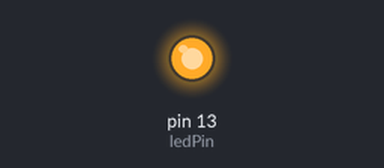
The sketch below on a simulated Arduino Uno, built with avr-gcc and run on an emulated ATmega328P. Parts: output pins drawn as LEDs (lit = HIGH).

Above: at 1.4 s.
At 5.8 s:
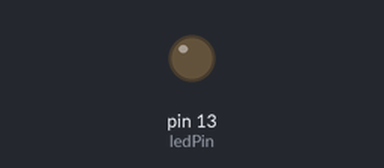
Timing chart, 0 to 8.3 s (numbered marks = the images above):
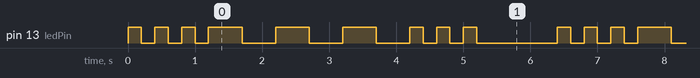

Measured:
- by itself, pin 13 (ledPin): repeats every 6.4 s: 2 × (LOW 0.20 s, HIGH 0.20 s), LOW 0.20 s, 3 × (HIGH 0.50 s, LOW 0.50 s), 2 × (HIGH 0.20 s, LOW 0.20 s), HIGH 0.20 s, LOW 1.2 s, HIGH 0.20 s
- by itself, everything shown: repeats every 6.4 s, in 18 steps

The sketch:

SOS.ino
```cpp
#define ledPin 13 // Preprocessor directive is like a symbol in ASM
int durations[] = {200, 200, 200, 500, 500, 500, 200, 200, 200};

void setup() {
  // put your setup code here, to run once:
  pinMode(ledPin, OUTPUT);
}

void loop() {
  // put your main code here, to run repeatedly:
  for (int i = 0; i < 9; i++)
  {
    flash(durations[i]); // pass in the delays of the array!
  }
  delay(1000);
}

void flash(int delayPeriod)
{
  digitalWrite(ledPin, HIGH);
  delay(delayPeriod);
  digitalWrite(ledPin, LOW);
  delay(delayPeriod);
}
```
